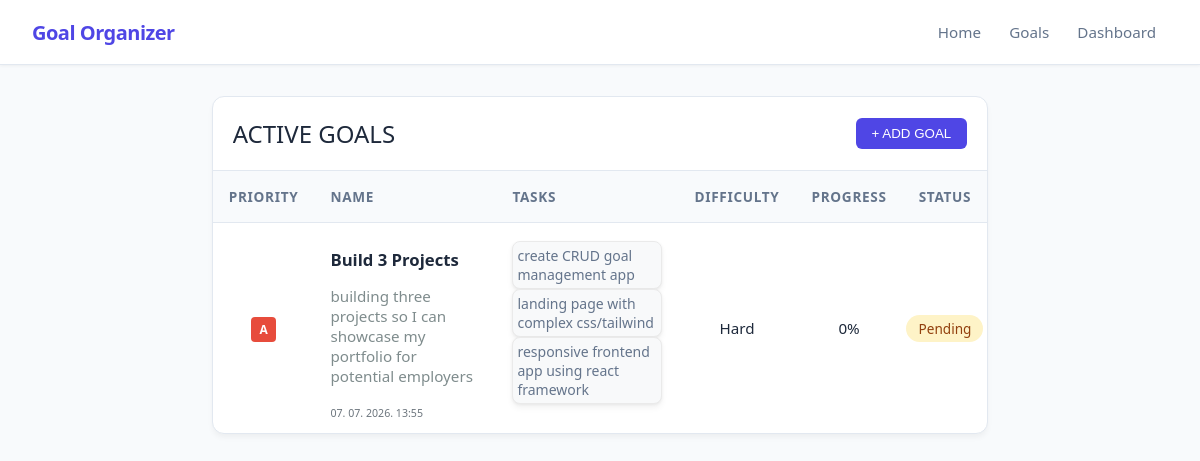
The page /goals on the database its author committed.
### app/models_db.py (models this page shows, shortened)
class Goal(db.Model):
    __tablename__ = 'goals'
    id = db.Column(db.Integer, primary_key=True)
    title = db.Column(db.String(100), nullable=False)
    description = db.Column(db.Text, nullable=False)
    is_completed = db.Column(db.Boolean, default=False)
    progress_percentage = db.Column(db.Float, default=0.0)
    difficulty = db.Column(db.String(20), nullable=False, default='Medium')
    priority = db.Column(db.String(1), nullable=False, default='b')
    created_at = db.Column(db.DateTime, default=datetime.now(timezone.utc), nullable=False)
    tasks = db.relationship('Task', backref='goal', cascade="all, delete-orphan", lazy=True)

class Task(db.Model):
    __tablename__ = 'tasks'
    id = db.Column(db.Integer, primary_key=True)
    text = db.Column(db.String(255), nullable=False)
    is_completed = db.Column(db.Boolean, default=False)
    goal_id = db.Column(db.Integer, db.ForeignKey('goals.id', ondelete='CASCADE'), nullable=False)

### app/routes.py (the view)
@main.route('/goals')
def show_goals():
    goals = Goal.query.order_by(Goal.priority.asc()).all()
    return render_template('goals.html', goals=goals)

### app/templates/goals.html (shortened to what this page needs)
{% extends 'base.html' %}
{% block content %}
<div class="container">
    <div class="table-container">
        <div style=" padding: 1.25rem; border-bottom: 1px solid var(--border-color); display: flex; justify-content: space-between; align-items: center;">
            <h1>active goals</h1>
            <button id="open_form_btn" style="background-color: var(--primary); color: white; border: none; padding: 0.5rem 1rem; border-radius: 6px; cursor: pointer; font-weight: 500;">+ ADD GOAL</button>
        </div>
        <table>
            <thead>
                <tr>
                    <th>Priority</th>
                    <th>Name</th>
                    <th>Tasks</th>
                    <th>Difficulty</th>
                    <th>Progress</th>
                    <th>Status</th>
                </tr>
            </thead>
            <tbody>
                {% for goal in goals %}
                <tr class="clickable-row" data-href=" {{ url_for('main.view_goal', goal_id=goal.id) }}">
                    <td><span class="badge badge-{{ goal.priority }}">{{ goal.priority }}</span></td>
                    <td style="text-align: left; max-width: 150px;">
                        <h2 style="white-space: wrap; overflow: wrap;">{{ goal.title | truncate(30)}}</h2>
                        <p style="color: #7f8c8d; max-width: 150px;">{{ goal.description or 'Nema opisa' }}</p>
                        <small class="date">{{ goal.created_at.strftime('%d. %m. %Y. %H:%M') }}</small>
                    </td>
                    <td style="max-width: 150px;">
                        {% if goal.tasks %}
                        <ul>
                            {% for task in goal.tasks[:3] %}
                                {% if task %}
                                    <li style="display: flex; justify-content: flex-start; text-align: left;">
                                            <span class="{% if task.is_completed %}completed-task{% endif %}">
                                                {{ task.text }}
                                            </span>
                                    </li>
                                {% endif %}
                            {% endfor %}
                        </ul>
                        {% else %}
                        <small style="color: #b2bec3;">Nema zadataka</small>
                        {% endif %}
                    </td>
                    <td>{{ goal.difficulty }}</td>
                    <td>{{ goal.progress_percentage | round | int }}%</td>
                    <td style="overflow: hidden; white-space: nowrap; padding: 3px;">
                        {% if goal.is_completed %}
                        <span class="status-done">Completed</span>
                        {% else %}
                        <span class="status-pending">Pending</span>
                        {% endif %}
                    </td>
                </tr>
                {% else %}
                <tr>
                    <td colspan="6" style="text-align: center; color: #7f8c8d;">Trenutno nema spremljenih ciljeva. Dodaj svoj prvi cilj iznad!</td>
                </tr>
                {% endfor %}
            </tbody>
        </table>
    </div>
</div>
{% endblock %}

### app/templates/base.html (shortened to what this page needs)
<!DOCTYPE html>
<html lang="en">
<head>
</head>
<body>
    <header>
        <nav class="navbar">
            <div class="navbar-container">
                <a href="/" class="navbar-brand">Goal Organizer</a>
                <ul class="navbar-links">
                    <a href="/">Home</a>
                    <a href="/goals" id="goals">Goals</a>
                    <a href="/dashboard">Dashboard</a>
                </ul>
            </div>
        </nav>
    </header>
    <main>
        {%block content %} {% endblock %}
    </main>
</body>
<link rel="stylesheet"
      href="{{ url_for('static', filename='style.css') }}">
</html>

### app/static/style.css (style rules this page uses)
:root { --bg-color: #f8fafc; --card-bg: #ffffff; --text-main: #1e293b; --text-muted: #64748b; --border-color: #e2e8f0; --primary: #4f46e5; --primary-hover: #4338ca; --success: #22c55e; --pending: #f59e0b; }
body { font-family: 'Segoe UI', Roboto, Helvetica, Arial, sans-serif; background-color: var(--bg-color); color: var(--text-main); margin: 0; padding: 2rem; display: flex; justify-content: center; padding-top: calc(64px + 2rem); }
.container { width: 100%; max-width: 1200px; display: grid; grid-template-columns: 1fr; gap: 2rem; }
h1, h2, h3, a, .goal-title { white-space: nowrap; overflow: hidden; text-overflow: ellipsis; max-width: 100%; }
h1 { text-transform: uppercase; color: var(--text-main); font-size: 1.5em; font-weight: 300; margin: 0; }
h2 { text-transform: capitalize; font-size: 1.1em; font-weight: bold; }
p { word-break: break-word; overflow-wrap: anywhere; white-space: normal; }
.badge { padding: 4px 8px; border-radius: 4px; font-size: 12px; font-weight: bold; text-transform: uppercase; }
.badge-a { background-color: #e74c3c; color: white; }
.status-pending { color: #95a5a6; }
.table-container { max-width: 100%; background: var(--card-bg); border-radius: 12px; box-shadow: 0 4px 6px -1px rgba(0, 0, 0, 0.05); border: 1px solid var(--border-color); overflow: hidden; }
table { width: 100%; border-collapse: collapse; text-align: left; font-size: 0.95rem; }
th { background-color: #f8fafc; color: var(--text-muted); padding: 1rem; font-weight: 600; font-size: 0.85rem; text-transform: uppercase; letter-spacing: 0.05em; border-bottom: 1px solid var(--border-color); }
td { text-align: center; max-width: 300px; padding: 0.7rem 1rem; border-bottom: 1px solid var(--border-color); white-space: normal; word-break: break-word; }
tr:last-child td { border-bottom: none; }
table ul { text-align: center; margin: 0; color: var(--text-muted); font-size: 0.875rem; }
ul { text-align: left; margin: 0; padding-bottom: 10px; display: flex; flex-direction: column; gap: 0rem; padding-left: 0px; }
.status-pending { background-color: #fef3c7; color: #92400e; padding: 0.25rem 0.75rem; border-radius: 9999px; font-size: 0.85rem; font-weight: 500; }
.badge { padding: 0.25rem 0.5rem; border-radius: 4px; font-size: 0.75rem; font-weight: 600; text-transform: uppercase; }
.navbar { position: fixed; top: 0; left: 0; right: 0; height: 64px; background-color: var(--card-bg); border-bottom: 1px solid var(--border-color); box-shadow: 0 1px 3px 0 rgba(0, 0, 0, 0.05); display: flex; justify-content: center; align-items: center; z-index: 1000; }
.navbar-container { width: 100%; max-width: 1200px; padding: 0 2rem; display: flex; justify-content: space-between; align-items: center; box-sizing: border-box; }
.navbar-brand { font-size: 1.25rem; font-weight: 700; color: var(--primary); text-decoration: none; letter-spacing: -0.025em; }
.navbar-links { display: inline-block; gap: 1.5rem; list-style: none; margin: 0; padding: 0; }
.navbar-links a { text-decoration: none; color: var(--text-muted); font-size: 0.95rem; font-weight: 500; padding: 0.5rem 0.75rem; border-radius: 6px; transition: color 0.2s, background-color 0.2s; }
.date { color: #6c757d; font-size: 0.7em; }
.clickable-row { cursor: pointer; transition: background-color 0.2s ease; }
li { padding-right: 10px; display: flex; justify-content: flex-start; text-align: left; border: #eaeaea 1px solid; background-color: #f8f9fa; border-radius: 8px; padding: 4px; box-shadow: 0 4px 6px rgba(0, 0, 0, 0.05), 0 1px 3px rgba(0, 0, 0, 0.05); }

### rows shown on the page
Goal: priority "A", title "Build 3 Projects", description "building three projects so I can showcase my portfolio for potential employers", created_at "07. 07. 2026. 13:55", difficulty "Hard", progress_percentage "0", is_completed "Pending"
Task: text "create CRUD goal management app"
Task: text "landing page with complex css/tailwind"
Task: text "responsive frontend app using react framework"
